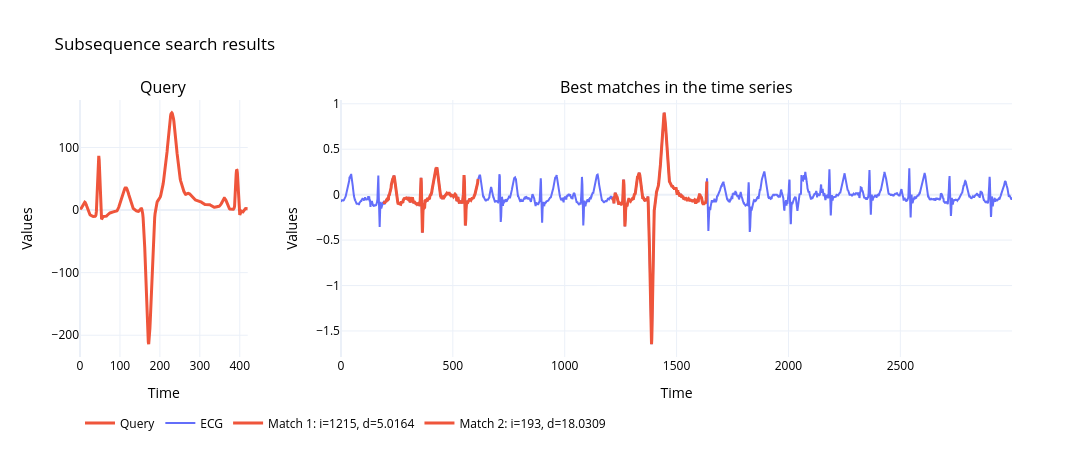

The cell this chart's notebook holds for it:
### Markdown cell above
Напишите функцию `plot_bestmatch_results()` в модуле *plots.py* для визуализации найденных $topK$ похожих подпоследовательностей временного ряда на образец поиска. За основу возьмите функцию `plot_bestmatch_data()` и добавьте отображение найденных подпоследовательностей, выделив их тем же цветом, что и образец поиска.

### Code cell
plot_bestmatch_results(ts, query, naive_bestmatch_results)

### Figure 1 — Plotly figure (JSON) as saved in the notebook; plotly's stock layout.template omitted (floating-point values rounded to 4 significant figures; data arrays with more than 128 entries replaced by an {"elided": "..."} marker saying what was removed)
{"data": [{"line": {"color": "#EF553B", "width": 3}, "name": "Query", "type": "scatter", "x": {"elided": "421 int values"}, "xaxis": "x", "y": {"elided": "421 float values"}, "yaxis": "y"}, {"line": {"color": "#636EFA"}, "name": "ECG", "type": "scatter", "x": {"elided": "3000 int values"}, "xaxis": "x2", "y": {"elided": "3000 float values"}, "yaxis": "y2"}, {"line": {"color": "#EF553B", "width": 3}, "name": "Match 1: i=1215, d=5.0164", "type": "scatter", "x": {"elided": "421 int values"}, "xaxis": "x2", "y": {"elided": "421 float values"}, "yaxis": "y2"}, {"line": {"color": "#EF553B", "width": 3}, "name": "Match 2: i=193, d=18.0309", "type": "scatter", "x": {"elided": "421 int values"}, "xaxis": "x2", "y": {"elided": "421 float values"}, "yaxis": "y2"}], "layout": {"annotations": [{"font": {"size": 16}, "showarrow": false, "text": "Query", "x": 0.09, "xanchor": "center", "xref": "paper", "y": 1, "yanchor": "bottom", "yref": "paper"}, {"font": {"size": 16}, "showarrow": false, "text": "Best matches in the time series", "x": 0.64, "xanchor": "center", "xref": "paper", "y": 1, "yanchor": "bottom", "yref": "paper"}], "font": {"color": "black"}, "height": 450, "legend": {"orientation": "h", "y": -0.2}, "paper_bgcolor": "white", "plot_bgcolor": "white", "title": {"text": "Subsequence search results"}, "width": 1100, "xaxis": {"anchor": "y", "domain": [0, 0.18], "title": {"text": "Time"}}, "xaxis2": {"anchor": "y2", "domain": [0.28, 1], "title": {"text": "Time"}}, "yaxis": {"anchor": "x", "domain": [0, 1], "title": {"text": "Values"}}, "yaxis2": {"anchor": "x2", "domain": [0, 1], "title": {"text": "Values"}}}}
